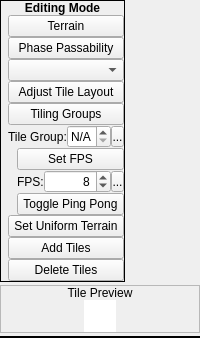
          <widget class="QWidget" name="widget_7" native="true">
           <property name="sizePolicy">
            <sizepolicy hsizetype="Fixed" vsizetype="Expanding">
             <horstretch>0</horstretch>
             <verstretch>0</verstretch>
            </sizepolicy>
           </property>
           <layout class="QVBoxLayout" name="_4">
            <property name="spacing">
             <number>3</number>
            </property>
            <property name="margin">
             <number>0</number>
            </property>
            <item>
             <widget class="QFrame" name="frame_3">
              <property name="sizePolicy">
               <sizepolicy hsizetype="Fixed" vsizetype="Fixed">
                <horstretch>0</horstretch>
                <verstretch>0</verstretch>
               </sizepolicy>
              </property>
              <property name="frameShape">
               <enum>QFrame::Box</enum>
              </property>
              <property name="frameShadow">
               <enum>QFrame::Plain</enum>
              </property>
              <layout class="QVBoxLayout" name="verticalLayout_6">
               <property name="spacing">
                <number>0</number>
               </property>
               <property name="margin">
                <number>0</number>
               </property>
               <item>
                <widget class="QLabel" name="label_6">
                 <property name="font">
                  <font>
                   <weight>75</weight>
                   <bold>true</bold>
                  </font>
                 </property>
                 <property name="text">
                  <string>Editing Mode</string>
                 </property>
                 <property name="alignment">
                  <set>Qt::AlignCenter</set>
                 </property>
                </widget>
               </item>
               <item>
                <widget class="QWidget" name="widget_15" native="true">
                 <layout class="QHBoxLayout" name="_5">
                  <property name="spacing">
                   <number>0</number>
                  </property>
                  <property name="margin">
                   <number>0</number>
                  </property>
                  <item>
                   <widget class="QLabel" name="icoTerrain">
                    <property name="sizePolicy">
                     <sizepolicy hsizetype="Fixed" vsizetype="Fixed">
                      <horstretch>0</horstretch>
                      <verstretch>0</verstretch>
                     </sizepolicy>
                    </property>
                    <property name="text">
                     <string/>
                    </property>
                    <property name="pixmap">
                     <pixmap resource="gui_icons.qrc">:/icons/terrain.png</pixmap>
                    </property>
                   </widget>
                  </item>
                  <item>
                   <widget class="QPushButton" name="bSetTerrain">
                    <property name="layoutDirection">
                     <enum>Qt::LeftToRight</enum>
                    </property>
                    <property name="text">
                     <string>Terrain</string>
                    </property>
                    <property name="checkable">
                     <bool>true</bool>
                    </property>
                   </widget>
                  </item>
                 </layout>
                </widget>
               </item>
               <item>
                <widget class="QWidget" name="widget_10" native="true">
                 <layout class="QHBoxLayout" name="_6">
                  <property name="spacing">
                   <number>0</number>
                  </property>
                  <property name="margin">
                   <number>0</number>
                  </property>
                  <item>
                   <widget class="QLabel" name="icoPass">
                    <property name="sizePolicy">
                     <sizepolicy hsizetype="Fixed" vsizetype="Fixed">
                      <horstretch>0</horstretch>
                      <verstretch>0</verstretch>
                     </sizepolicy>
                    </property>
                    <property name="text">
                     <string/>
                    </property>
                    <property name="pixmap">
                     <pixmap resource="gui_icons.qrc">:/icons/passability.png</pixmap>
                    </property>
                   </widget>
                  </item>
                  <item>
                   <widget class="QPushButton" name="bSetPhasePassability">
                    <property name="text">
                     <string>Phase Passability</string>
                    </property>
                    <property name="checkable">
                     <bool>true</bool>
                    </property>
                   </widget>
                  </item>
                 </layout>
                </widget>
               </item>
               <item>
                <widget class="QWidget" name="wPhase" native="true">
                 <layout class="QHBoxLayout" name="horizontalLayout_5">
                  <property name="spacing">
                   <number>0</number>
                  </property>
                  <property name="margin">
                   <number>0</number>
                  </property>
                  <item>
                   <widget class="QLabel" name="icoPass_2">
                    <property name="sizePolicy">
                     <sizepolicy hsizetype="Fixed" vsizetype="Fixed">
                      <horstretch>0</horstretch>
                      <verstretch>0</verstretch>
                     </sizepolicy>
                    </property>
                    <property name="text">
                     <string/>
                    </property>
                    <property name="pixmap">
                     <pixmap resource="gui_icons.qrc">:/icons/passability.png</pixmap>
                    </property>
                   </widget>
                  </item>
                  <item>
                   <widget class="QComboBox" name="cboxPhase"/>
                  </item>
                 </layout>
                </widget>
               </item>
               <item>
                <widget class="QWidget" name="widget_11" native="true">
                 <layout class="QHBoxLayout" name="_8">
                  <property name="spacing">
                   <number>0</number>
                  </property>
                  <property name="margin">
                   <number>0</number>
                  </property>
                  <item>
                   <widget class="QLabel" name="icoTileLayout">
                    <property name="sizePolicy">
                     <sizepolicy hsizetype="Fixed" vsizetype="Fixed">
                      <horstretch>0</horstretch>
                      <verstretch>0</verstretch>
                     </sizepolicy>
                    </property>
                    <property name="text">
                     <string/>
                    </property>
                    <property name="pixmap">
                     <pixmap resource="gui_icons.qrc">:/icons/swaptiles.png</pixmap>
                    </property>
                   </widget>
                  </item>
                  <item>
                   <widget class="QPushButton" name="bAdjustLayout">
                    <property name="text">
                     <string>Adjust Tile Layout</string>
                    </property>
                    <property name="checkable">
                     <bool>true</bool>
                    </property>
                   </widget>
                  </item>
                 </layout>
                </widget>
               </item>
               <item>
                <widget class="QWidget" name="widget_46" native="true">
                 <layout class="QHBoxLayout" name="horizontalLayout_18">
                  <property name="spacing">
                   <number>0</number>
                  </property>
                  <property name="margin">
                   <number>0</number>
                  </property>
                  <item>
                   <widget class="QLabel" name="icoTilingGroups">
                    <property name="sizePolicy">
                     <sizepolicy hsizetype="Fixed" vsizetype="Fixed">
                      <horstretch>0</horstretch>
                      <verstretch>0</verstretch>
                     </sizepolicy>
                    </property>
                    <property name="text">
                     <string/>
                    </property>
                    <property name="pixmap">
                     <pixmap resource="gui_icons.qrc">:/icons/group.png</pixmap>
                    </property>
                   </widget>
                  </item>
                  <item>
                   <widget class="QPushButton" name="bTilingGroups">
                    <property name="text">
                     <string>Tiling Groups</string>
                    </property>
                    <property name="checkable">
                     <bool>true</bool>
                    </property>
                   </widget>
                  </item>
                 </layout>
                </widget>
               </item>
               <item>
                <widget class="QWidget" name="widget_47" native="true">
                 <layout class="QHBoxLayout" name="horizontalLayout_19">
                  <property name="spacing">
                   <number>0</number>
                  </property>
                  <property name="margin">
                   <number>0</number>
                  </property>
                  <item>
                   <widget class="QLabel" name="icoTilingGroups2">
                    <property name="sizePolicy">
                     <sizepolicy hsizetype="Fixed" vsizetype="Fixed">
                      <horstretch>0</horstretch>
                      <verstretch>0</verstretch>
                     </sizepolicy>
                    </property>
                    <property name="text">
                     <string/>
                    </property>
                    <property name="pixmap">
                     <pixmap resource="gui_icons.qrc">:/icons/group.png</pixmap>
                    </property>
                   </widget>
                  </item>
                  <item>
                   <widget class="QLabel" name="lblTileGroup">
                    <property name="sizePolicy">
                     <sizepolicy hsizetype="Fixed" vsizetype="Preferred">
                      <horstretch>0</horstretch>
                      <verstretch>0</verstretch>
                     </sizepolicy>
                    </property>
                    <property name="text">
                     <string>Tile Group:</string>
                    </property>
                   </widget>
                  </item>
                  <item>
                   <widget class="QSpinBox" name="sbTileGroup">
                    <property name="sizePolicy">
                     <sizepolicy hsizetype="Preferred" vsizetype="Minimum">
                      <horstretch>0</horstretch>
                      <verstretch>0</verstretch>
                     </sizepolicy>
                    </property>
                    <property name="font">
                     <font>
                      <pointsize>9</pointsize>
                     </font>
                    </property>
                    <property name="specialValueText">
                     <string>N/A</string>
                    </property>
                    <property name="minimum">
                     <number>-1</number>
                    </property>
                    <property name="maximum">
                     <number>99</number>
                    </property>
                    <property name="value">
                     <number>-1</number>
                    </property>
                   </widget>
                  </item>
                  <item>
                   <widget class="SpinBoxSideButton" name="bTileGroupSideButton">
                    <property name="minimumSize">
                     <size>
                      <width>13</width>
                      <height>21</height>
                     </size>
                    </property>
                    <property name="maximumSize">
                     <size>
                      <width>13</width>
                      <height>21</height>
                     </size>
                    </property>
                    <property name="text">
                     <string>...</string>
                    </property>
                    <property name="icon">
                     <iconset resource="gui_icons.qrc">
                      <normaloff>:/icons/spinBoxSideButton.png</normaloff>:/icons/spinBoxSideButton.png</iconset>
                    </property>
                    <property name="iconSize">
                     <size>
                      <width>8</width>
                      <height>16</height>
                     </size>
                    </property>
                   </widget>
                  </item>
                 </layout>
                </widget>
               </item>
               <item>
                <widget class="QWidget" name="widget_18" native="true">
                 <layout class="QHBoxLayout" name="horizontalLayout_7">
                  <property name="spacing">
                   <number>0</number>
                  </property>
                  <property name="margin">
                   <number>0</number>
                  </property>
                  <item>
                   <widget class="QLabel" name="label_9">
                    <property name="minimumSize">
                     <size>
                      <width>16</width>
                      <height>16</height>
                     </size>
                    </property>
                    <property name="maximumSize">
                     <size>
                      <width>16</width>
                      <height>16</height>
                     </size>
                    </property>
                    <property name="text">
                     <string/>
                    </property>
                   </widget>
                  </item>
                  <item>
                   <widget class="QPushButton" name="bSetFPS">
                    <property name="text">
                     <string>Set FPS</string>
                    </property>
                    <property name="checkable">
                     <bool>true</bool>
                    </property>
                   </widget>
                  </item>
                 </layout>
                </widget>
               </item>
               <item>
                <widget class="QWidget" name="widget_19" native="true">
                 <layout class="QHBoxLayout" name="horizontalLayout_8">
                  <property name="spacing">
                   <number>0</number>
                  </property>
                  <property name="margin">
                   <number>0</number>
                  </property>
                  <item>
                   <widget class="QLabel" name="label_11">
                    <property name="minimumSize">
                     <size>
                      <width>16</width>
                      <height>16</height>
                     </size>
                    </property>
                    <property name="maximumSize">
                     <size>
                      <width>16</width>
                      <height>16</height>
                     </size>
                    </property>
                    <property name="text">
                     <string/>
                    </property>
                   </widget>
                  </item>
                  <item>
                   <widget class="QLabel" name="label_10">
                    <property name="sizePolicy">
                     <sizepolicy hsizetype="Fixed" vsizetype="Preferred">
                      <horstretch>0</horstretch>
                      <verstretch>0</verstretch>
                     </sizepolicy>
                    </property>
                    <property name="text">
                     <string>FPS:</string>
                    </property>
                   </widget>
                  </item>
                  <item>
                   <widget class="QSpinBox" name="sbFPS">
                    <property name="sizePolicy">
                     <sizepolicy hsizetype="Preferred" vsizetype="Minimum">
                      <horstretch>0</horstretch>
                      <verstretch>0</verstretch>
                     </sizepolicy>
                    </property>
                    <property name="font">
                     <font>
                      <pointsize>9</pointsize>
                     </font>
                    </property>
                    <property name="alignment">
                     <set>Qt::AlignRight|Qt::AlignTrailing|Qt::AlignVCenter</set>
                    </property>
                    <property name="minimum">
                     <number>1</number>
                    </property>
                    <property name="maximum">
                     <number>24</number>
                    </property>
                    <property name="value">
                     <number>8</number>
                    </property>
                   </widget>
                  </item>
                  <item>
                   <widget class="SpinBoxSideButton" name="bFPSSideButton">
                    <property name="minimumSize">
                     <size>
                      <width>13</width>
                      <height>21</height>
                     </size>
                    </property>
                    <property name="maximumSize">
                     <size>
                      <width>13</width>
                      <height>21</height>
                     </size>
                    </property>
                    <property name="text">
                     <string>...</string>
                    </property>
                    <property name="icon">
                     <iconset resource="gui_icons.qrc">
                      <normaloff>:/icons/spinBoxSideButton.png</normaloff>:/icons/spinBoxSideButton.png</iconset>
                    </property>
                    <property name="iconSize">
                     <size>
                      <width>8</width>
                      <height>16</height>
                     </size>
                    </property>
                   </widget>
                  </item>
                 </layout>
                </widget>
               </item>
               <item>
                <widget class="QWidget" name="widget_20" native="true">
                 <layout class="QHBoxLayout" name="horizontalLayout_9">
                  <property name="spacing">
                   <number>0</number>
                  </property>
                  <property name="margin">
                   <number>0</number>
                  </property>
                  <item>
                   <widget class="QLabel" name="label_12">
                    <property name="minimumSize">
                     <size>
                      <width>16</width>
                      <height>16</height>
                     </size>
                    </property>
                    <property name="maximumSize">
                     <size>
                      <width>16</width>
                      <height>16</height>
                     </size>
                    </property>
                    <property name="text">
                     <string/>
                    </property>
                   </widget>
                  </item>
                  <item>
                   <widget class="QPushButton" name="bTogglePingPong">
                    <property name="text">
                     <string>Toggle Ping Pong</string>
                    </property>
                    <property name="checkable">
                     <bool>true</bool>
                    </property>
                   </widget>
                  </item>
                 </layout>
                </widget>
               </item>
               <item>
                <widget class="QWidget" name="widget_14" native="true">
                 <layout class="QHBoxLayout" name="_9">
                  <property name="spacing">
                   <number>0</number>
                  </property>
                  <property name="margin">
                   <number>0</number>
                  </property>
                  <item>
                   <widget class="QLabel" name="icoUniformTerrain">
                    <property name="sizePolicy">
                     <sizepolicy hsizetype="Fixed" vsizetype="Fixed">
                      <horstretch>0</horstretch>
                      <verstretch>0</verstretch>
                     </sizepolicy>
                    </property>
                    <property name="text">
                     <string/>
                    </property>
                    <property name="pixmap">
                     <pixmap resource="gui_icons.qrc">:/icons/setuniformterrain.png</pixmap>
                    </property>
                   </widget>
                  </item>
                  <item>
                   <widget class="QPushButton" name="bSetUniformTerrain">
                    <property name="text">
                     <string>Set Uniform Terrain</string>
                    </property>
                   </widget>
                  </item>
                 </layout>
                </widget>
               </item>
               <item>
                <widget class="QWidget" name="widget_12" native="true">
                 <layout class="QHBoxLayout" name="_10">
                  <property name="spacing">
                   <number>0</number>
                  </property>
                  <property name="margin">
                   <number>0</number>
                  </property>
                  <item>
                   <widget class="QLabel" name="icoAddTiles">
                    <property name="sizePolicy">
                     <sizepolicy hsizetype="Fixed" vsizetype="Fixed">
                      <horstretch>0</horstretch>
                      <verstretch>0</verstretch>
                     </sizepolicy>
                    </property>
                    <property name="text">
                     <string/>
                    </property>
                    <property name="pixmap">
                     <pixmap resource="gui_icons.qrc">:/icons/plus.png</pixmap>
                    </property>
                   </widget>
                  </item>
                  <item>
                   <widget class="QPushButton" name="bAddTiles">
                    <property name="text">
                     <string>Add Tiles</string>
                    </property>
                   </widget>
                  </item>
                 </layout>
                </widget>
               </item>
               <item>
                <widget class="QWidget" name="widget_13" native="true">
                 <layout class="QHBoxLayout" name="_11">
                  <property name="spacing">
                   <number>0</number>
                  </property>
                  <property name="margin">
                   <number>0</number>
                  </property>
                  <item>
                   <widget class="QLabel" name="icoDeleteTiles">
                    <property name="sizePolicy">
                     <sizepolicy hsizetype="Fixed" vsizetype="Fixed">
                      <horstretch>0</horstretch>
                      <verstretch>0</verstretch>
                     </sizepolicy>
                    </property>
                    <property name="text">
                     <string/>
                    </property>
                    <property name="pixmap">
                     <pixmap resource="gui_icons.qrc">:/icons/minus.png</pixmap>
                    </property>
                   </widget>
                  </item>
                  <item>
                   <widget class="QPushButton" name="bDeleteTiles">
                    <property name="text">
                     <string>Delete Tiles</string>
                    </property>
                    <property name="checkable">
                     <bool>true</bool>
                    </property>
                   </widget>
                  </item>
                 </layout>
                </widget>
               </item>
              </layout>
             </widget>
            </item>
            <item>
             <widget class="QFrame" name="frame_5">
              <property name="sizePolicy">
               <sizepolicy hsizetype="Preferred" vsizetype="Fixed">
                <horstretch>0</horstretch>
                <verstretch>0</verstretch>
               </sizepolicy>
              </property>
              <property name="frameShape">
               <enum>QFrame::StyledPanel</enum>
              </property>
              <property name="frameShadow">
               <enum>QFrame::Raised</enum>
              </property>
              <layout class="QVBoxLayout" name="verticalLayout_7">
               <property name="spacing">
                <number>0</number>
               </property>
               <property name="margin">
                <number>0</number>
               </property>
               <item>
                <widget class="QLabel" name="label_8">
                 <property name="sizePolicy">
                  <sizepolicy hsizetype="Preferred" vsizetype="Fixed">
                   <horstretch>0</horstretch>
                   <verstretch>0</verstretch>
                  </sizepolicy>
                 </property>
                 <property name="text">
                  <string>Tile Preview</string>
                 </property>
                 <property name="alignment">
                  <set>Qt::AlignCenter</set>
                 </property>
                </widget>
               </item>
               <item>
                <widget class="QWidget" name="widget_8" native="true">
                 <layout class="QHBoxLayout" name="horizontalLayout_6">
                  <property name="spacing">
                   <number>0</number>
                  </property>
                  <property name="margin">
                   <number>0</number>
                  </property>
                  <item>
                   <widget class="QWidget" name="widget_9" native="true">
                    <property name="sizePolicy">
                     <sizepolicy hsizetype="Preferred" vsizetype="Preferred">
                      <horstretch>0</horstretch>
                      <verstretch>0</verstretch>
                     </sizepolicy>
                    </property>
                   </widget>
                  </item>
                  <item>
                   <widget class="QGraphicsView" name="gvTilePreview">
                    <property name="sizePolicy">
                     <sizepolicy hsizetype="Fixed" vsizetype="Expanding">
                      <horstretch>0</horstretch>
                      <verstretch>0</verstretch>
                     </sizepolicy>
                    </property>
                    <property name="minimumSize">
                     <size>
                      <width>32</width>
                      <height>32</height>
                     </size>
                    </property>
                    <property name="maximumSize">
                     <size>
                      <width>32</width>
                      <height>32</height>
                     </size>
                    </property>
                    <property name="frameShape">
                     <enum>QFrame::NoFrame</enum>
                    </property>
                    <property name="verticalScrollBarPolicy">
                     <enum>Qt::ScrollBarAlwaysOff</enum>
                    </property>
                    <property name="horizontalScrollBarPolicy">
                     <enum>Qt::ScrollBarAlwaysOff</enum>
                    </property>
                   </widget>
                  </item>
                  <item>
                   <widget class="QWidget" name="widget_17" native="true">
                    <property name="sizePolicy">
                     <sizepolicy hsizetype="Preferred" vsizetype="Preferred">
                      <horstretch>0</horstretch>
                      <verstretch>0</verstretch>
                     </sizepolicy>
                    </property>
                   </widget>
                  </item>
                 </layout>
                </widget>
               </item>
              </layout>
             </widget>
            </item>
            <item>
             <widget class="QFrame" name="frame_43">
              <property name="sizePolicy">
               <sizepolicy hsizetype="Preferred" vsizetype="Expanding">
                <horstretch>0</horstretch>
                <verstretch>0</verstretch>
               </sizepolicy>
              </property>
              <property name="frameShape">
               <enum>QFrame::Box</enum>
              </property>
              <property name="frameShadow">
               <enum>QFrame::Plain</enum>
              </property>
              <layout class="QVBoxLayout" name="verticalLayout_99">
               <property name="spacing">
                <number>0</number>
               </property>
               <property name="margin">
                <number>0</number>
               </property>
              </layout>
             </widget>
            </item>
           </layout>
          </widget>
